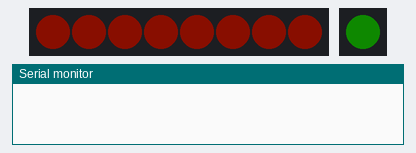
Bench run of a program on a simulated ESP32-S3. Parts: 8 RGB LEDs in strip order, left to right, 1 RGB LEDs in strip order, left to right, the last lines printed to the serial monitor. Dim RGB values are drawn brighter than linear; colours are those a GRB WS2812 strip shows for the declared byte order.

Above: at 1.5 s.
At 6.49 s:
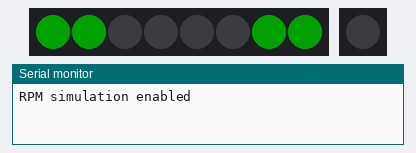
At 7.17 s:
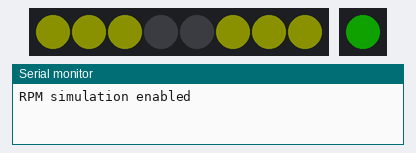
At 17.38 s:
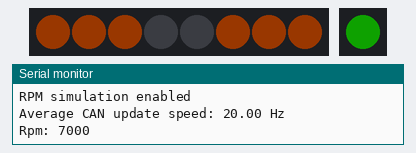
At 22.48 s:
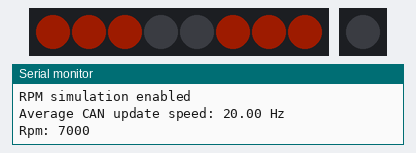
At 31.2 s:
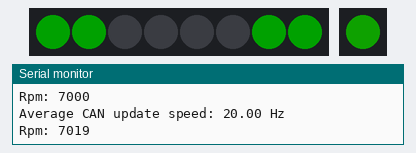
Timing chart, 0 to 40.0 s (numbered marks = the images above):
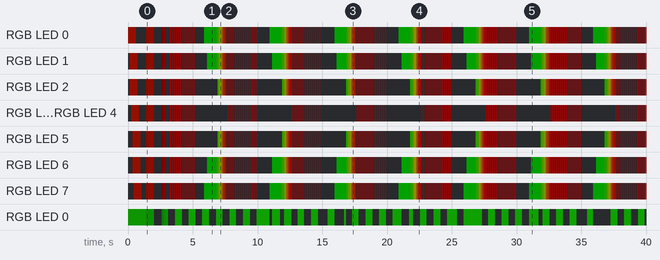

Measured:
- by itself, RGB LED 0: off → RGB(2, 20, 0) at 0.00 s, → RGB(1, 10, 0) 1.4 s later, → RGB(1, 15, 0) 0.31 s later, → off 0.31 s later, … (81 changes in this stretch)
- by itself, RGB LED 0: off → RGB(20, 2, 0) at 0.00 s, → off 0.63 s later, → RGB(10, 1, 0) 0.79 s later, → RGB(15, 1, 0) 0.31 s later, … (335 changes in this stretch)

The program:

main.cpp
```cpp
//#include <WiFi.h>
#include "config/hardware.h"
#include "config/user.h"
#include "config/simulation.h"

// Timing variables for 10 Hz (100ms interval)
unsigned long lastUpdateTime = 0;
unsigned long lastStatusBlinkTime = 0;
bool statusBlinkState = false;
unsigned long lastDebugPrint = 0;
uint32_t rxMsgCount = 0; // Count of received messages
uint32_t errorCount = 0; // Count of CAN errors
bool canConnected = false; // CAN bus connection status

// Logging for speeds
unsigned long lastLogTime = 0;
uint32_t canUpdateCount = 0;
uint32_t canUpdateCountPrev = 0;
bool ledsChanged = false; // Flag to track if LED state has changed
uint16_t rpm = 0;

bool faderdone = false;
bool boostGauge = false;
bool coolantGauge = false;
unsigned char boost = 7;
unsigned char coolantTemp = 88;
bool goingup = true;

// Function prototypes
void updateLEDs();
void updateStatusLEDs();
void simulateRPM();
void bootAnimation();
void showBoost();
void showCoolant();
void simulateBoost();
void simulateCoolant();
void turnOffLEDS();

void bootAnimation(){
  const static uint32_t animatedelay = 60;
  const static uint32_t brightdelay = 20;

  // Make a default startup sequence
  for (int i = 0; i < NUM_LEDS; i++) {
        leds[i] = bootColor;
        FastLED.show();
        delay(animatedelay);
      }
  delay(150);

  for (int i = 0; i < NUM_LEDS; i++) {
        leds[i] = BLACK;
        FastLED.show();
        delay(animatedelay);
      }
  delay(100);

  for (int i = 0; i < NUM_LEDS; i++) {
        leds[i] = bootColor;
      }

  for (int i = 0; i<20; i++){
    FastLED.setBrightness(i);
    FastLED.show();
    delay(brightdelay);
  }

  for (int i = 20; i>=0; i--){
    FastLED.setBrightness(i);
    FastLED.show();
    delay(brightdelay);
  }
  turnOffLEDS();
  delay(500);
}

void turnOffLEDS(){
  leds[0] = BLACK;
  leds[1] = BLACK;
  leds[2] = BLACK;
  leds[3] = BLACK;
  leds[4] = BLACK;
  leds[5] = BLACK;
  leds[6] = BLACK;
  leds[7] = BLACK;
}

void setup() {
  Serial.begin(SERIAL_SPEED);

  FastLED.addLeds<LED_TYPE, LED_PIN, COLOR_ORDER>(leds, NUM_LEDS);

#if CONFIG_IDF_TARGET_ESP32S3 || CONFIG_IDF_TARGET_ESP32S3_SIMULATION
  OBLED[0] = bootColor;
  FastLED.addLeds<WS2812, STATUS_LED, RGB>(OBLED, 1); //Only for S3 variant!
#elif !CONFIG_IDF_TARGET_ESP32C3
  pinMode(STATUS_LED, OUTPUT);
  digitalWrite(STATUS_LED, HIGH);
#else
  pinMode(STATUS_LED, OUTPUT);
  digitalWrite(STATUS_LED, LOW);
#endif

  FastLED.setBrightness(20);
  bootAnimation();

  brightness = constrain(brightness,3,98);

#ifndef SIMULATE_RPM
  // Initialize TWAI (CAN)
  twai_general_config_t g_config = TWAI_GENERAL_CONFIG_DEFAULT(TWAI_TX_PIN, TWAI_RX_PIN, TWAI_MODE_NORMAL);
  twai_timing_config_t t_config = TWAI_TIMING_CONFIG_500KBITS();
  twai_filter_config_t f_config = TWAI_FILTER_CONFIG_ACCEPT_ALL();

  if (twai_driver_install(&g_config, &t_config, &f_config) != ESP_OK) {
    Serial.println("Failed to install TWAI driver");
    canConnected = false;
    while (1);
  }

  if (twai_start() != ESP_OK) {
    Serial.println("Failed to start TWAI");
    canConnected = false;
    while (1);
  }
  Serial.println("TWAI initialized");
  canConnected = true;
#else
  Serial.println("RPM simulation enabled");
#endif

  lastLogTime = millis();
}

void loop() {
  unsigned long currentTime = millis();

#ifdef SIMULATE_RPM
  // Simulate RPM
  if (currentTime - lastSimTime >= simInterval) {
    simulateRPM();
    simulateBoost();
    simulateCoolant();
    lastSimTime = currentTime;
  }
#else
  // Check CAN bus status
  twai_status_info_t status;
  twai_get_status_info(&status);

  // Check for bus-off state and attempt recovery
  if (status.state == TWAI_STATE_BUS_OFF) {
    if (canConnected) {
      Serial.println("CAN Bus-off detected, attempting recovery");
      canConnected = false;
      twai_initiate_recovery();
    }
  } else if (status.state == TWAI_STATE_STOPPED) {
    if (canConnected) {
      Serial.println("CAN Bus stopped, restarting");
      canConnected = false;
      twai_start();
    }
  } else if (status.state == TWAI_STATE_RUNNING) {
    canConnected = true;
  }

  // Check for TWAI message (non-blocking)
  twai_message_t message;
  esp_err_t result = twai_receive(&message, 0); // 0 ticks for non-blocking
  if (result == ESP_OK) {
    rxMsgCount++;
    switch (message.identifier) {
      case CAN_RPM_ID: // Existing RPM message
        if (message.data_length_code >= 4) {
          uint16_t raw_rpm = (message.data[3] << 8) | message.data[2];
          rpm = raw_rpm / 6.4;
          Serial.printf("CAN Msg: ID=0x%X, DLC=%d, RPM=%d\n",
                        message.identifier, message.data_length_code, rpm);
          canUpdateCount++;
        }
        break;

      case BOOST_CAN_ID:
        if (message.data_length_code >= 9){  //TODO Test off-by-one..
            uint8_t raw_boost = message.data[8];
            boost = (unsigned char) (raw_boost);
            Serial.printf("CAN Msg: ID=0x%X, DLC=%d, Boost=%d\n",
                        message.identifier, message.data_length_code, boost);
          canUpdateCount++;
          }
        break;
        case COOLANT_CAN_ID:
          if (message.data_length_code >= 2){
            uint8_t raw_temp = message.data[1]; //TODO: Test if we have it in byte 1 or 2
            coolantTemp = (unsigned char) (raw_temp * 0.4865);
            Serial.printf("CAN Msg: ID=0x%X, DLC=%d, Coolant Temp=%d\n",
                        message.identifier, message.data_length_code, coolantTemp);
          canUpdateCount++;
          }
        break;
      default:
        // Ignore other CAN IDs
        break;
    }
  } else if (result != ESP_ERR_TIMEOUT) {
    errorCount++;
    Serial.printf("TWAI receive error: 0x%X\n", result);
  }

  // Periodic debug output
  if (currentTime - lastDebugPrint >= debugInterval) {
    Serial.printf("CAN Status: %s, Rx Count: %lu, Errors: %lu, Bus Errors: %lu, Rx Missed: %lu\n",
                  canConnected ? "Connected" : "Disconnected",
                  rxMsgCount, errorCount, status.bus_error_count, status.rx_missed_count);
    Serial.printf("Signals: RPM=%d\n", rpm);
    lastDebugPrint = currentTime;
  }
#endif

    if (!faderdone){
      if (fadebright >= brightness){
        faderdone = true;
      }
      else{
        FastLED.setBrightness(fadebright);
        FastLED.show();
        delay(50);
        fadebright += 2;
      }
    }

  // Update LEDs at updateInterval
  if (currentTime - lastUpdateTime >= updateInterval) {

    if (boostGauge)
      showBoost();
    else if (coolantGauge)
      showCoolant();
    else
      updateLEDs();

    updateStatusLEDs();
    if (ledsChanged) {
      FastLED.show();
      ledsChanged = false;
    }
    lastUpdateTime = currentTime;
  }

  // Log average speeds every 10 seconds
  if ((Serial) && currentTime - lastLogTime >= logInterval) {
    float elapsed = (float)(currentTime - lastLogTime) / 1000.0;
    float canHz = (float)(canUpdateCount - canUpdateCountPrev) / elapsed;
    Serial.printf("Average CAN update speed: %.2f Hz\n", canHz);
    Serial.println("Rpm: "+ (String) rpm);
    canUpdateCountPrev = canUpdateCount;
    lastLogTime = currentTime;
    //boostGauge = !boostGauge;
    //coolantGauge = !coolantGauge;
  }

  // Yield to FreeRTOS scheduler to reduce CPU load
  vTaskDelay(1 / portTICK_PERIOD_MS);
}

void showBoost(){
  ledsChanged = false;
  unsigned char numLeds = (unsigned char) boost / 2;
  unsigned char dim = boost % 2;

  leds[0] = BOOST_LOW;
  leds[1] = BOOST_LOW;
  leds[2] = BOOST_LOW;
  leds[3] = BOOST_MID;
  leds[4] = BOOST_MID;
  leds[5] = BOOST_HIGH;
  leds[6] = BOOST_HIGH;
  leds[7] = BOOST_TOP;

  for (int i = 0; i < NUM_LEDS; i++) {
    if (i == numLeds && dim > 0){
      leds[i].nscale8(20);
    }
    else if (i > numLeds-1)
      leds[i] = BLACK;
  }
  ledsChanged = true;
}

void showCoolant(){
  //Since we use blue, we must turn down the brightness..
  ledsChanged = false;
  turnOffLEDS();

  //start at 85 end 105, each led is 2.5 degC
  if (coolantTemp <= 85)
    return;
  unsigned char numLeds = (unsigned char) (coolantTemp - 85)/2.5;
  unsigned char dim = 0; // coolantTemp - (numLeds*14);

  for (int i = 0; i < NUM_LEDS; i++) {
    if (i < numLeds){
      leds[i] = COOLANT_COL;
      leds[i].nscale8(128);
    }
    else if (i == numLeds && dim > 0){
      leds[i] = COOLANT_COL;
      leds[i].nscale8(24);
    }
  }

  ledsChanged = true;
}

void updateLEDs() {
  static int lastNumPairs = -1;
  static CRGB lastColor = BLACK;
  static bool lastRedBlinkState = false;
  bool redBlinkState = false;

  CRGB color;
  int numPairs = constrain(map(rpm, 0, HIGHRPM, 0, 4), 0, 4);
  blinkInterval = constrain(blinkInterval,0,updateInterval);
  // Determine color based on RPM
  if (rpm < STALLED)
    numPairs = 2;
  else if (rpm < LOWRPM)
   color = BLACK;
  else if (rpm < MIDRPM) {
    color = RPM_MID;
  } else if (rpm <= HIGHRPM) {
    uint8_t t = map(rpm, MIDRPM, HIGHRPM, 0, 255);
    color = CRGB(t, 255 - t, 0);
  } else {
    if (millis() - lastUpdateTime >= blinkInterval) {
      redBlinkState = !lastRedBlinkState;
      lastRedBlinkState = redBlinkState;
    }
    color = redBlinkState ? RPM_HIGH : BLACK;
    numPairs = 4;
  }

  // Only update LEDs if something changed
  if (numPairs != lastNumPairs || color != lastColor || redBlinkState != lastRedBlinkState) {
    for (int i = 0; i < NUM_LEDS; i++) {
      leds[i] = CRGB(0, 0, 0);
      if (numPairs >= 1 && (i == 0 || i == 7)) leds[i] = color;
      if (numPairs >= 2 && (i == 1 || i == 6)) leds[i] = color;
      if (rpm < STALLED && (numPairs >= 2 && (i == 3 || i == 4))) leds[i] = RPM_STALL; //light two centers if engine has stalled
      if (numPairs >= 3 && (i == 2 || i == 5)) leds[i] = color;
      if (numPairs >= 4 && (i == 3 || i == 4)) leds[i] = color;
    }
    ledsChanged = true;
    lastNumPairs = numPairs;
    lastColor = color;
  }
}

void updateStatusLEDs() {
  unsigned long currentTime = millis();

  // - 1Hz blink (500ms on/off) for CAN error only
  if (!canConnected) {
    if (currentTime - lastStatusBlinkTime >= canBlinkInterval) { // 1Hz for CAN error
      statusBlinkState = !statusBlinkState;
      #if CONFIG_IDF_TARGET_ESP32S3
        OBLED[0] = statusBlinkState ? bootColor: BLACK;
      #else
        digitalWrite(STATUS_LED, statusBlinkState ? HIGH : LOW);
      #endif
      lastStatusBlinkTime = currentTime;
    }
  } else {
    #if CONFIG_IDF_TARGET_ESP32S3
      OBLED[0] = BLACK;
    #elif !CONFIG_IDF_TARGET_ESP32C3
      digitalWrite(STATUS_LED, LOW); // No errors, LED off (ESP32C3 has reversed LED logic, HIGH is off..)
    #else
      digitalWrite(STATUS_LED, HIGH);
    #endif
  }
}

void simulateRPM() {
  unsigned long cycleTime = millis() % simPeriod;
  rpm = 1000 + (cycleTime * 12000 / simPeriod); // Linear ramp from 1000 to 9000 RPM
  canUpdateCount++;
}

void simulateBoost(){
  goingup? boost++:boost--;

  if (boost >= 18){
    goingup = false;
  }
  else if (boost <= 0)
    goingup = true;

  canUpdateCount++;
}

void simulateCoolant(){

}
```

hardware.h
```cpp
#pragma once

#include <FastLED.h>
#include <driver/twai.h>
#include <driver/gpio.h>

// LED Pin Definitions
#if CONFIG_IDF_TARGET_ESP32
  #define LED_PIN GPIO_NUM_1
  #define STATUS_LED GPIO_NUM_8
  #define TWAI_TX_PIN GPIO_NUM_5  // GPIO5 for TWAI TX
  #define TWAI_RX_PIN GPIO_NUM_6  // GPIO6 for TWAI RX
#elif CONFIG_IDF_TARGET_ESP32S2
  #define LED_PIN GPIO_NUM_11
  #define STATUS_LED GPIO_NUM_15
  #define TWAI_TX_PIN GPIO_NUM_39
  #define TWAI_RX_PIN GPIO_NUM_37
#elif CONFIG_IDF_TARGET_ESP32S3 || CONFIG_IDF_TARGET_ESP32S3_SIMULATION
  #define LED_PIN GPIO_NUM_2
  #define STATUS_LED GPIO_NUM_21
  #define TWAI_TX_PIN GPIO_NUM_5
  #define TWAI_RX_PIN GPIO_NUM_6
#elif CONFIG_IDF_TARGET_ESP32C3
  #define LED_PIN GPIO_NUM_4
  #define STATUS_LED GPIO_NUM_8
#define TWAI_TX_PIN GPIO_NUM_20
#define TWAI_RX_PIN GPIO_NUM_21
  #endif

#define NUM_LEDS 8              // Number of LEDs in the strip
#define LED_TYPE WS2812B
#define COLOR_ORDER GRB


#define CAN_RPM_ID 0x316        // Bytes 2-3, 16Bit, Scaling: RPM ≈ raw / 6.4
#define BOOST_CAN_ID 0x565      // Byte 8, bits 0-7, Scaling: ??
#define COOLANT_CAN_ID 0X329    // Byte 2, bit 0-7, 8 bit, Scaling: °C ≈ 0.4865 × raw

#define SERIAL_SPEED 115200


CRGB leds[NUM_LEDS];
CRGB OBLED[1];
```

simulation.h
```cpp
#pragma once

#define SIMULATE_RPM


// RPM simulation timing
unsigned long lastSimTime = 0;
const unsigned long simInterval = 100; // Update simulation every 100ms (10 Hz)
const unsigned long simPeriod = 5000; // 10-second cycle for RPM simulation
```

user.h
```cpp
#pragma once

#define STALLED 500
#define LOWRPM 3000
#define MIDRPM 5000
#define HIGHRPM 7100

unsigned char brightness = 35;
unsigned char fadebright = 0;
const unsigned long canBlinkInterval = 500;   // 1Hz (500ms on/off) for CAN error
unsigned long blinkInterval = 75; // 100ms for 5Hz blink (on/off) at HIGHRPM+ RPM
unsigned long updateInterval = 75; // 100ms = 10 Hz
const unsigned long debugInterval = 1000; // Debug output every 1s
const unsigned long logInterval = 10000; // 10 seconds

static CRGB bootColor = CRGB(255, 29, 0);
//static CRGB bootColor = CRGB(246, 0, 255);
static CRGB BLACK = CRGB(0, 0, 0);
static CRGB RPM_STALL = CRGB(155, 29, 0);
static CRGB RPM_LOW = CRGB(255, 229, 0); //0 29 0
static CRGB RPM_MID = CRGB(0, 255, 0);
static CRGB RPM_HIGH = CRGB(255, 0, 0);

// static CRGB BOOST_LOW = CRGB(0, 255, 0);
// static CRGB BOOST_MID = CRGB(255, 229, 0);
// static CRGB BOOST_HIGH = CRGB(155, 29, 0);
// static CRGB BOOST_TOP = CRGB(255, 0, 0);

static CRGB BOOST_LOW = CRGB(255, 29, 0);
static CRGB BOOST_MID = CRGB(255, 29, 0);
static CRGB BOOST_HIGH = CRGB(255, 29, 0);
static CRGB BOOST_TOP = CRGB(255, 29, 0);

//static CRGB COOLANT_COL = CRGB(50, 121, 168); //181, 85, 29
static CRGB COOLANT_COL = CRGB(245, 24, 2);
```
